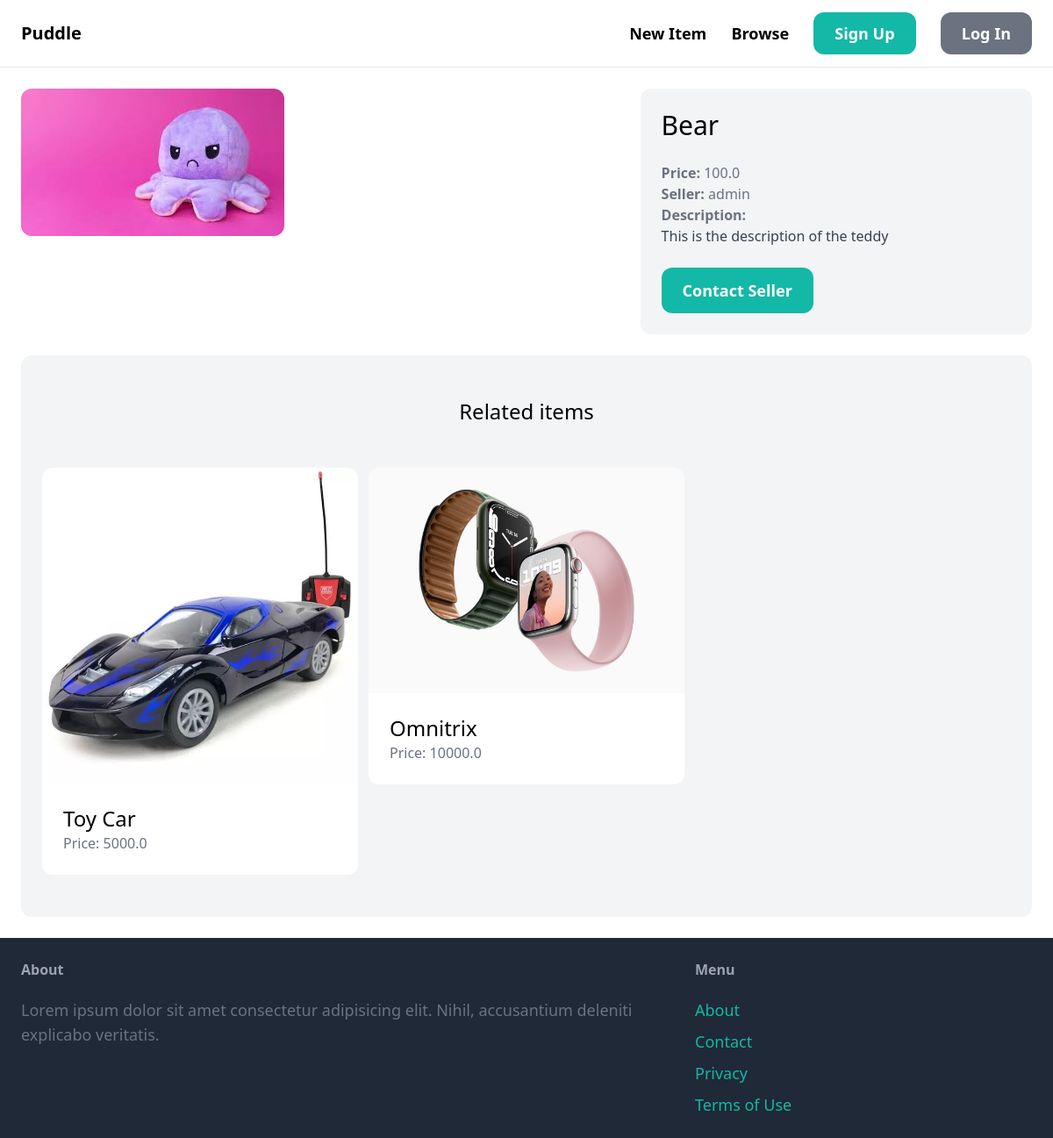
Page /items/1/ on the committed database.
### item/models.py (models this page shows, shortened)
class Item(models.Model):
    category = models.ForeignKey(Category, related_name='items', on_delete=models.CASCADE)
    name = models.CharField(max_length=255)
    description = models.TextField(blank=True, null=True)
    price = models.FloatField()
    image = models.ImageField(upload_to='item_images', blank=True, null=True)
    is_sold = models.BooleanField(default=False)
    created_by = models.ForeignKey(User, related_name='items', on_delete=models.CASCADE)
    created_at = models.DateTimeField(auto_now_add=True)

### item/views.py (the view)
# urls.py: path('<int:pk>/', views.detail, name='detail'),
def detail(request, pk):
    item = get_object_or_404(Item, pk=pk)
    related_items = Item.objects.filter(category=item.category, is_sold=False).exclude(pk=pk)[0:3]
    return render(request, 'item/detail.html', {
        'item': item,
        'related_items': related_items
    })

### item/templates/item/detail.html (shortened to what this page needs)
{% extends 'core/base.html' %}
{% block content %}
<div class="grid grid-cols-5 gap-6">
    <div class="col-span-3">
        <img src="{{ item.image.url }}" class="rounded-xl" />
    </div>
    <div class="col-span-2 p-6 bg-gray-100 rounded-xl">
        <h1 class="mb-6 text-3xl">{{item.name}}</h1>
        <p class="text-gray-500"><strong>Price: </strong>{{item.price}}</p>
        <p class="text-gray-500"><strong>Seller: </strong>{{item.created_by.username}}</p>
        {% if item.description %}
            <p class="text-gray-700">
                <strong class="text-gray-500">Description:</strong><br>
                {{item.description}}
            </p>
        {% endif %}
        {% if request.user == item.created_by %}
            <div class="mt-6 p-6 bg-whitw rounded-xl">
                <p>This is your item!</p>
                <a href="{% url 'item:edit' item.id %}" class="inline-block mt-6 px-6 py-3 lext-lg font-semibold bg-teal-500 text-white rounded-xl">
                    Edit
                </a>
                <a href="{% url 'item:delete' item.id %}" class="inline-block mt-6 px-6 py-3 lext-lg font-semibold bg-red-500 text-white rounded-xl">
                    Delete
                </a>
            </div>
        {% else %}
            <a href="{% url 'conversation:new' item.id %}" class="inline-block mt-6 px-6 py-3 text-lg font-semibold bg-teal-500 text-white rounded-xl hover:bg-teal-700">Contact Seller</a>
        {% endif %}
    </div>
</div>
<div class="mt-6 px-6 py-12 bg-gray-100 rounded-xl">
    <h2 class="mb-12 text-2xl text-center">Related items</h2>
    <div class="grid grid-cols-3 gap-3">
        {% for item in related_items %}
            <div>
                <a href="{%url 'item:detail' item.id %}">
                    <div>
                        <img src="{{ item.image.url }}" class="rounded-t-xl" />
                    </div>
                    <div class="p-6 bg-white rounded-b-xl">
                        <h2 class="text-2xl">{{ item.name }}</h2>
                        <p class="text-gray-500">Price: {{ item.price }}</p>
                    </div>
                </a>
            </div>
        {% endfor %}
    </div>
</div>
{% endblock %}

### rows in the picture
Item: image (picture), name "Bear", price "100.0", created_by.username "admin", description "This is the description of the teddy"
Item: image (picture), name "Toy Car", price "5000.0"
Item: image (picture), name "Omnitrix", price "10000.0"
